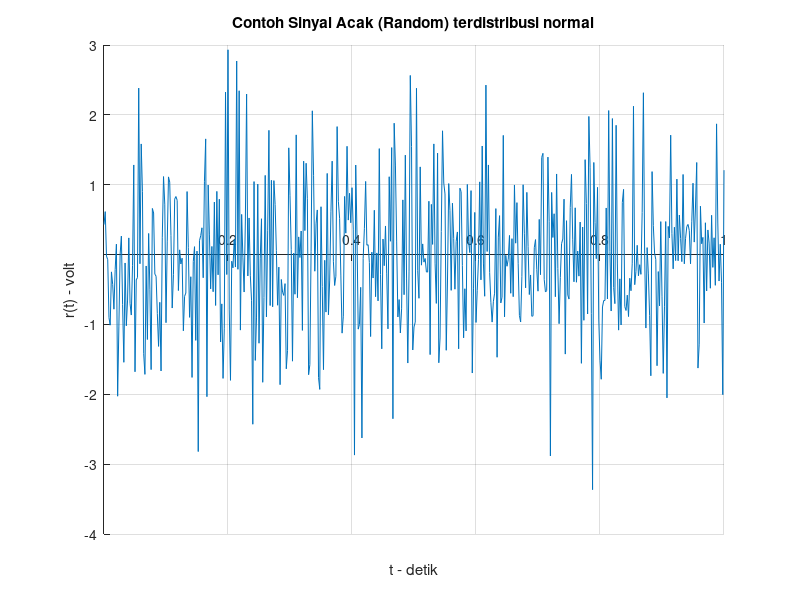

The MATLAB source for this figure:
clear all; close all; clc

fs = 500; nt = 1;t = 0:1/fs:nt;

rt = randn(1,length(t));
plot(t,rt); grid on;
set(gca,"yaxislocation","origin"); set(gca,"xaxislocation","origin")
set(gca,"box","off"); xlabel("t - detik"); ylabel("r(t) - volt");
title("Contoh Sinyal Acak (Random) terdistribusi normal")


